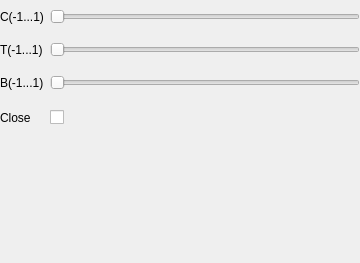
<?xml version="1.0" encoding="UTF-8"?>
<ui version="4.0">
 <class>ControllerSplineOptionsWidget</class>
 <widget class="QWidget" name="ControllerSplineOptionsWidget">
  <property name="geometry">
   <rect>
    <x>0</x>
    <y>0</y>
    <width>360</width>
    <height>263</height>
   </rect>
  </property>
  <property name="windowTitle">
   <string>Form</string>
  </property>
  <layout class="QVBoxLayout" name="verticalLayout">
   <property name="spacing">
    <number>0</number>
   </property>
   <property name="leftMargin">
    <number>0</number>
   </property>
   <property name="topMargin">
    <number>0</number>
   </property>
   <property name="rightMargin">
    <number>0</number>
   </property>
   <property name="bottomMargin">
    <number>0</number>
   </property>
   <item>
    <widget class="QWidget" name="widget" native="true">
     <layout class="QHBoxLayout" name="horizontalLayout">
      <property name="leftMargin">
       <number>0</number>
      </property>
      <property name="rightMargin">
       <number>0</number>
      </property>
      <item>
       <widget class="QLabel" name="m_CLbl">
        <property name="minimumSize">
         <size>
          <width>44</width>
          <height>0</height>
         </size>
        </property>
        <property name="maximumSize">
         <size>
          <width>44</width>
          <height>16777215</height>
         </size>
        </property>
        <property name="text">
         <string>C(-1...1)</string>
        </property>
       </widget>
      </item>
      <item>
       <widget class="QSlider" name="m_CSld">
        <property name="orientation">
         <enum>Qt::Horizontal</enum>
        </property>
       </widget>
      </item>
     </layout>
    </widget>
   </item>
   <item>
    <widget class="QWidget" name="widget_2" native="true">
     <layout class="QHBoxLayout" name="horizontalLayout_2">
      <property name="leftMargin">
       <number>0</number>
      </property>
      <property name="rightMargin">
       <number>0</number>
      </property>
      <item>
       <widget class="QLabel" name="m_TLbl">
        <property name="minimumSize">
         <size>
          <width>44</width>
          <height>0</height>
         </size>
        </property>
        <property name="maximumSize">
         <size>
          <width>44</width>
          <height>16777215</height>
         </size>
        </property>
        <property name="text">
         <string>T(-1...1)</string>
        </property>
       </widget>
      </item>
      <item>
       <widget class="QSlider" name="m_TSld">
        <property name="orientation">
         <enum>Qt::Horizontal</enum>
        </property>
       </widget>
      </item>
     </layout>
    </widget>
   </item>
   <item>
    <widget class="QWidget" name="widget_3" native="true">
     <layout class="QHBoxLayout" name="horizontalLayout_3">
      <property name="leftMargin">
       <number>0</number>
      </property>
      <property name="rightMargin">
       <number>0</number>
      </property>
      <item>
       <widget class="QLabel" name="m_BLbl">
        <property name="minimumSize">
         <size>
          <width>44</width>
          <height>0</height>
         </size>
        </property>
        <property name="maximumSize">
         <size>
          <width>44</width>
          <height>16777215</height>
         </size>
        </property>
        <property name="text">
         <string>B(-1...1)</string>
        </property>
       </widget>
      </item>
      <item>
       <widget class="QSlider" name="m_BSld">
        <property name="orientation">
         <enum>Qt::Horizontal</enum>
        </property>
       </widget>
      </item>
     </layout>
    </widget>
   </item>
   <item>
    <widget class="QWidget" name="widget_4" native="true">
     <layout class="QHBoxLayout" name="horizontalLayout_4">
      <property name="leftMargin">
       <number>0</number>
      </property>
      <property name="rightMargin">
       <number>0</number>
      </property>
      <item>
       <widget class="QLabel" name="m_CloseLbl">
        <property name="minimumSize">
         <size>
          <width>44</width>
          <height>0</height>
         </size>
        </property>
        <property name="maximumSize">
         <size>
          <width>44</width>
          <height>16777215</height>
         </size>
        </property>
        <property name="text">
         <string>Close</string>
        </property>
       </widget>
      </item>
      <item>
       <widget class="QCheckBox" name="m_CloseCkb">
        <property name="text">
         <string/>
        </property>
       </widget>
      </item>
      <item>
       <spacer name="horizontalSpacer">
        <property name="orientation">
         <enum>Qt::Horizontal</enum>
        </property>
        <property name="sizeHint" stdset="0">
         <size>
          <width>40</width>
          <height>20</height>
         </size>
        </property>
       </spacer>
      </item>
     </layout>
    </widget>
   </item>
   <item>
    <spacer name="verticalSpacer">
     <property name="orientation">
      <enum>Qt::Vertical</enum>
     </property>
     <property name="sizeHint" stdset="0">
      <size>
       <width>20</width>
       <height>40</height>
      </size>
     </property>
    </spacer>
   </item>
  </layout>
 </widget>
 <resources/>
 <connections/>
</ui>
